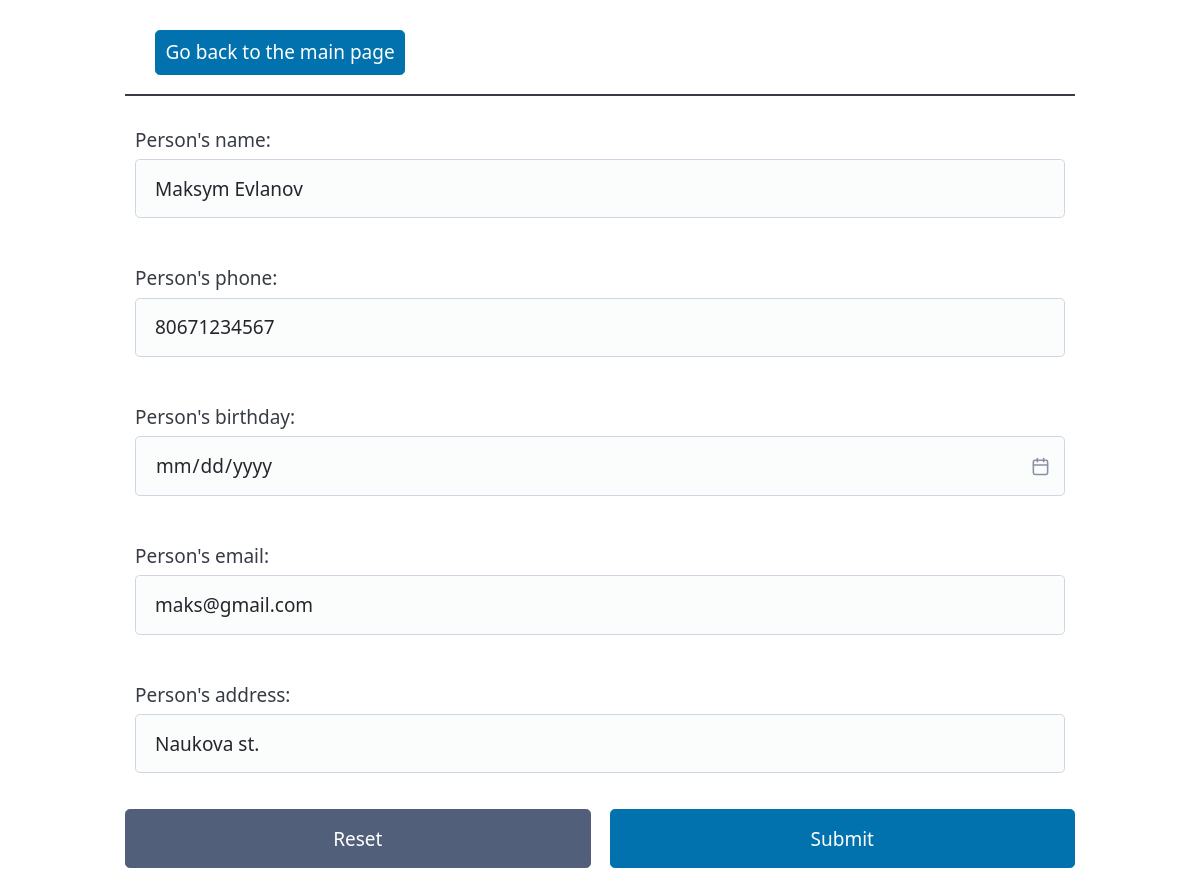
Page /contact_update/3 on the committed database.
### src/entity/models.py (models this page shows)
class Contact(db.Model):
    __tablename__ = "contacts"
    id = db.Column(db.Integer, primary_key=True)
    name = db.Column(db.String(50), nullable=False, unique=True)
    birthday = db.Column(db.DateTime)
    email = db.Column(db.String(50), unique=True)
    phone = db.Column(db.String(20), unique=True)
    address = db.Column(db.String(70))

### src/routes.py (the view, shortened to what this page needs)
@app.route('/contact_update/<cont_id>', strict_slashes=False, methods=['GET', 'POST'])
def update_contact(cont_id):
    return render_template('contact_update.html', contact=contacts_rp.get_contact_by_id(cont_id))

### src/repository/contacts_rp.py (called while the page is built)
def get_contact_by_id(cont_id):
    return db.session.query(models.Contact).filter(models.Contact.id == cont_id).first()

### src/templates/contact_update.html (shortened to what this page needs)
<!DOCTYPE html>
<html lang="en">
  <head>
    <link rel="stylesheet" href="https://unpkg.com/@picocss/pico@latest/css/pico.min.css"/>
  </head>
  <body>
    <main class="container">
      <nav style="margin-bottom: 20px; border-bottom: 2px solid; padding-left: 30px">
        <ul>
          <li><a href="/" role="button"> Go back to the main page </a></li>
        </ul>
      </nav>
      <form method="POST" action="/contact_update/{{contact.id}}">
        <div style="padding: 10px">
          <label>Person's name:
            <input type="text" name="name" value="{{contact.name}}" required />
          </label>
        </div>
        <div style="padding: 10px">
          <label>Person's phone:
            <input type="text" name="phone" value="{{contact.phone}}" required />
          </label>
        </div>
        <div style="padding: 10px">
          <label>Person's birthday:
            <input type="date" name="birthday" value="{{contact.birthday}}" required />
          </label>
        </div>
        <div style="padding: 10px">
          <label>Person's email:
            <input type="email" name="email" value="{{contact.email}}" required />
          </label>
        </div>
        <div style="padding: 10px">
          <label>Person's address:
            <input type="text" name="address" value="{{contact.address}}" required />
          </label>
        </div>
        <div class="grid">
          <button type="reset" class="secondary">Reset</button>
          <button type="submit">Submit</button>
        </div>
      </form>
    </main>
  </body>
</html>

### rows in the picture
Contact: name "Maksym Evlanov", phone "80671234567", email "maks@gmail.com", address "Naukova st."
